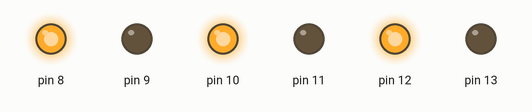
Bench run of a sketch on a simulated Arduino Uno, built with avr-gcc and run on an emulated ATmega328P. On the bench: output pins drawn as LEDs (lit = HIGH).

Above: at 0.5 s.
At 3.5 s:
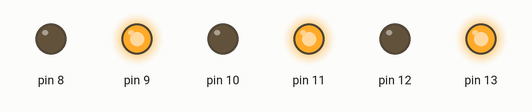
Timing chart, 0 to 4.6 s (numbered marks = the images above):
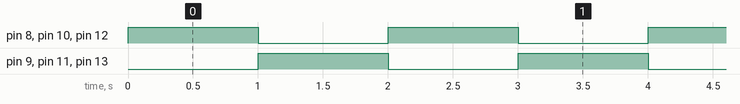

The sketch:

Harjoitus_8_teemu_maenpaa.ino
```cpp
void setup() {
 DDRB = B111111;

}

void loop() {
  PORTB = B010101;
  delay(1000);
  PORTB=B101010;
  delay(1000);
}
```

Measured:
- by itself, pin 8–13: alternates HIGH for 1.0 s and LOW for 1.0 s
